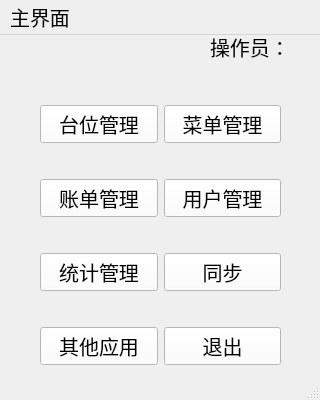
<?xml version="1.0" encoding="UTF-8"?>
<ui version="4.0">
 <class>Function</class>
 <widget class="QMainWindow" name="Function">
  <property name="geometry">
   <rect>
    <x>0</x>
    <y>0</y>
    <width>320</width>
    <height>400</height>
   </rect>
  </property>
  <property name="font">
   <font>
    <family>华文行楷</family>
    <pointsize>15</pointsize>
   </font>
  </property>
  <property name="windowTitle">
   <string>MainWindow</string>
  </property>
  <property name="styleSheet">
   <string notr="true"/>
  </property>
  <widget class="QWidget" name="centralwidget">
   <widget class="QWidget" name="layoutWidget">
    <property name="geometry">
     <rect>
      <x>40</x>
      <y>40</y>
      <width>241</width>
      <height>321</height>
     </rect>
    </property>
    <layout class="QGridLayout" name="gridLayout">
     <item row="0" column="0">
      <widget class="QPushButton" name="taiweiButton">
       <property name="styleSheet">
        <string notr="true">background-color: rgb(255, 255, 255);</string>
       </property>
       <property name="text">
        <string>台位管理</string>
       </property>
      </widget>
     </item>
     <item row="0" column="1">
      <widget class="QPushButton" name="muneButton">
       <property name="styleSheet">
        <string notr="true">background-color: rgb(255, 255, 255);</string>
       </property>
       <property name="text">
        <string>菜单管理</string>
       </property>
      </widget>
     </item>
     <item row="1" column="0">
      <widget class="QPushButton" name="zhangdanButton">
       <property name="styleSheet">
        <string notr="true">background-color: rgb(255, 255, 255);</string>
       </property>
       <property name="text">
        <string>账单管理</string>
       </property>
      </widget>
     </item>
     <item row="1" column="1">
      <widget class="QPushButton" name="userButton">
       <property name="styleSheet">
        <string notr="true">background-color: rgb(255, 255, 255);</string>
       </property>
       <property name="text">
        <string>用户管理</string>
       </property>
      </widget>
     </item>
     <item row="2" column="0">
      <widget class="QPushButton" name="tongjiButton">
       <property name="styleSheet">
        <string notr="true">background-color: rgb(255, 255, 255);</string>
       </property>
       <property name="text">
        <string>统计管理</string>
       </property>
      </widget>
     </item>
     <item row="2" column="1">
      <widget class="QPushButton" name="pushButton_6">
       <property name="styleSheet">
        <string notr="true">background-color: rgb(255, 255, 255);</string>
       </property>
       <property name="text">
        <string>同步</string>
       </property>
      </widget>
     </item>
     <item row="3" column="0">
      <widget class="QPushButton" name="pushButton_8">
       <property name="styleSheet">
        <string notr="true">background-color: rgb(255, 255, 255);</string>
       </property>
       <property name="text">
        <string>其他应用</string>
       </property>
      </widget>
     </item>
     <item row="3" column="1">
      <widget class="QPushButton" name="pushButton_7">
       <property name="styleSheet">
        <string notr="true">background-color: rgb(255, 255, 255);</string>
       </property>
       <property name="text">
        <string>退出</string>
       </property>
      </widget>
     </item>
    </layout>
   </widget>
   <widget class="QWidget" name="layoutWidget">
    <property name="geometry">
     <rect>
      <x>210</x>
      <y>0</y>
      <width>111</width>
      <height>24</height>
     </rect>
    </property>
    <layout class="QHBoxLayout" name="horizontalLayout">
     <item>
      <widget class="QLabel" name="label">
       <property name="text">
        <string>操作员：</string>
       </property>
      </widget>
     </item>
     <item>
      <widget class="QLabel" name="label_2">
       <property name="text">
        <string/>
       </property>
      </widget>
     </item>
    </layout>
   </widget>
  </widget>
  <widget class="QMenuBar" name="menubar">
   <property name="geometry">
    <rect>
     <x>0</x>
     <y>0</y>
     <width>320</width>
     <height>19</height>
    </rect>
   </property>
   <widget class="QMenu" name="menu">
    <property name="title">
     <string>主界面</string>
    </property>
    <addaction name="separator"/>
   </widget>
   <addaction name="menu"/>
  </widget>
  <widget class="QStatusBar" name="statusbar"/>
 </widget>
 <resources/>
 <connections>
  <connection>
   <sender>pushButton_7</sender>
   <signal>clicked()</signal>
   <receiver>Function</receiver>
   <slot>close()</slot>
   <hints>
    <hint type="sourcelabel">
     <x>317</x>
     <y>547</y>
    </hint>
    <hint type="destinationlabel">
     <x>199</x>
     <y>299</y>
    </hint>
   </hints>
  </connection>
 </connections>
</ui>
